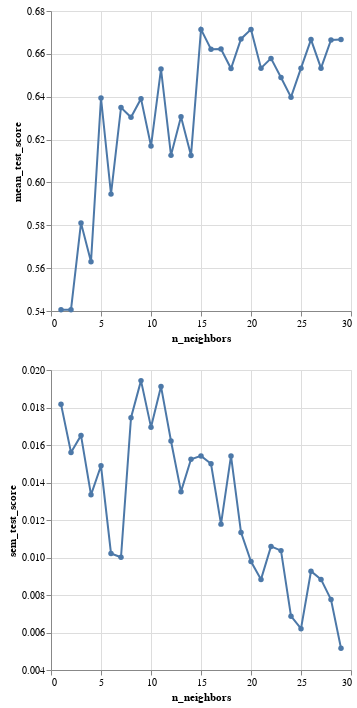

Write notebook code for a chart like this one.
### Markdown cell above
We will check the cross-validation accuracy estimate and the standard error for the K values from 1 to 29.

### Code cell
accuracies_grid_chol_maxhr = pd.DataFrame(
    tune_grid_chol_maxhr
    .fit(X_train_chol_maxhr, y).cv_results_
)

accuracies_chol_maxhr = accuracies_grid_chol_maxhr[["param_kneighborsclassifier__n_neighbors", "mean_test_score", "std_test_score"]
              ].assign(
                  sem_test_score = accuracies_grid_chol_maxhr["std_test_score"] / 10**(1/2)
              ).rename(
                  columns = {"param_kneighborsclassifier__n_neighbors" : "n_neighbors"}
              ).drop(
                  columns = ["std_test_score"]
              )

accuracy_k_grid_chol_maxhr = (
    alt.Chart(accuracies_chol_maxhr)
    .mark_line(point=True)
    .encode(
      alt.X(alt.repeat("column"), type='quantitative'),
      alt.Y(alt.repeat("row"), type='quantitative', scale=alt.Scale(zero=False)),
    )
    .properties(width=300, height=300)
    .repeat(
      row=['mean_test_score', 'sem_test_score'],
      column=['n_neighbors']
    )
)
accuracy_k_grid_chol_maxhr

### Figure 1 — Vega-Lite specification as saved in the notebook (floating-point values rounded to 4 significant figures)
{"config": {"view": {"continuousWidth": 400, "continuousHeight": 300}}, "repeat": {"column": ["n_neighbors"], "row": ["mean_test_score", "sem_test_score"]}, "spec": {"data": {"name": "data-e72b9e5a76f647ab633123ed0e846e2f"}, "mark": {"type": "line", "point": true}, "encoding": {"x": {"field": {"repeat": "column"}, "type": "quantitative"}, "y": {"field": {"repeat": "row"}, "scale": {"zero": false}, "type": "quantitative"}}, "height": 300, "width": 300}, "$schema": "https://vega.github.io/schema/vega-lite/v4.17.0.json", "datasets": {"data-e72b9e5a76f647ab633123ed0e846e2f": [{"n_neighbors": 1, "mean_test_score": 0.5406, "sem_test_score": 0.01818}, {"n_neighbors": 2, "mean_test_score": 0.5406, "sem_test_score": 0.0156}, {"n_neighbors": 3, "mean_test_score": 0.5811, "sem_test_score": 0.01651}, {"n_neighbors": 4, "mean_test_score": 0.563, "sem_test_score": 0.01334}, {"n_neighbors": 5, "mean_test_score": 0.6394, "sem_test_score": 0.01489}, {"n_neighbors": 6, "mean_test_score": 0.5945, "sem_test_score": 0.01022}, {"n_neighbors": 7, "mean_test_score": 0.6349, "sem_test_score": 0.01001}, {"n_neighbors": 8, "mean_test_score": 0.6304, "sem_test_score": 0.01746}, {"n_neighbors": 9, "mean_test_score": 0.6391, "sem_test_score": 0.01943}, {"n_neighbors": 10, "mean_test_score": 0.617, "sem_test_score": 0.01695}, {"n_neighbors": 11, "mean_test_score": 0.6529, "sem_test_score": 0.01913}, {"n_neighbors": 12, "mean_test_score": 0.6126, "sem_test_score": 0.01621}, {"n_neighbors": 13, "mean_test_score": 0.6307, "sem_test_score": 0.01351}, {"n_neighbors": 14, "mean_test_score": 0.6125, "sem_test_score": 0.01524}, {"n_neighbors": 15, "mean_test_score": 0.6714, "sem_test_score": 0.01542}, {"n_neighbors": 16, "mean_test_score": 0.6621, "sem_test_score": 0.015}, {"n_neighbors": 17, "mean_test_score": 0.6622, "sem_test_score": 0.01178}, {"n_neighbors": 18, "mean_test_score": 0.6531, "sem_test_score": 0.01542}, {"n_neighbors": 19, "mean_test_score": 0.667, "sem_test_score": 0.01134}, {"n_neighbors": 20, "mean_test_score": 0.6714, "sem_test_score": 0.009787}, {"n_neighbors": 21, "mean_test_score": 0.6533, "sem_test_score": 0.008832}, {"n_neighbors": 22, "mean_test_score": 0.6579, "sem_test_score": 0.01059}, {"n_neighbors": 23, "mean_test_score": 0.649, "sem_test_score": 0.01037}, {"n_neighbors": 24, "mean_test_score": 0.6398, "sem_test_score": 0.006873}, {"n_neighbors": 25, "mean_test_score": 0.6533, "sem_test_score": 0.006204}, {"n_neighbors": 26, "mean_test_score": 0.6667, "sem_test_score": 0.009268}, {"n_neighbors": 27, "mean_test_score": 0.6533, "sem_test_score": 0.008832}, {"n_neighbors": 28, "mean_test_score": 0.6665, "sem_test_score": 0.007756}, {"n_neighbors": 29, "mean_test_score": 0.6667, "sem_test_score": 0.005161}]}}
